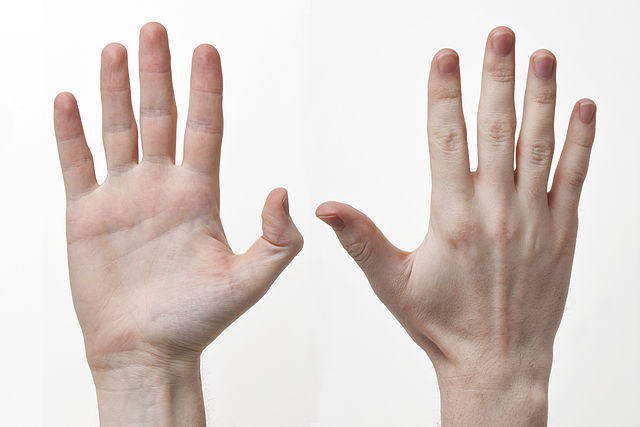
#> input picture Kodlar/hand.jpg, 640 x 427 px
$ python h4_2_esikleme.py
#> lines starting #> are read from the running program, lines starting #| are printed output that depends on the picture; after the words box and inside, x2 and y2 are one past the last pixel; in counts of white or black regions, pixels touching at a corner belong together
# eşikleme
import cv2
import numpy as np
from matplotlib import pyplot as plt
image1 = cv2.imread('hand.jpg')
#> image1 is the input picture: shape (427, 640, 3); mean B, G, R 201.5, 206.4, 218.3
img = cv2.cvtColor(image1, cv2.COLOR_BGR2GRAY)
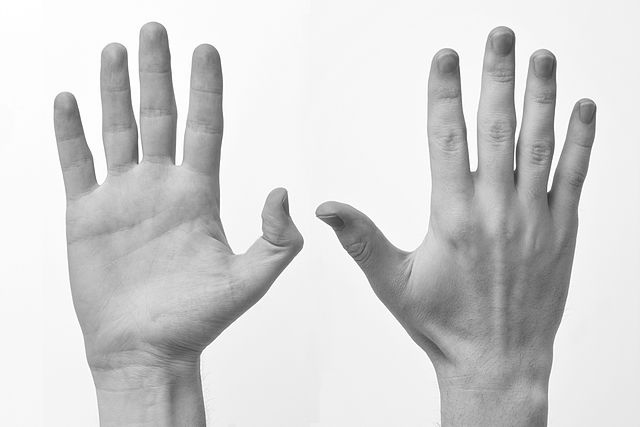
#> img: shape (427, 640); min 47, max 255, mean 209.4
ret, thresh1 = cv2.threshold(img, 140, 255, cv2.THRESH_BINARY)
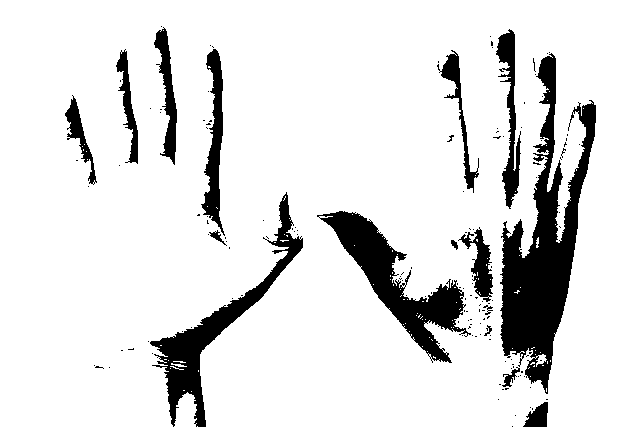
#> thresh1: shape (427, 640); 87.7% white; 148 black regions (132 under 20 px), largest, box (x1, y1, x2, y2) and area: (500, 53, 596, 394) 12241, (317, 211, 471, 363) 6347, (150, 192, 303, 427) 5353
ret, thresh2 = cv2.threshold(img, 140, 255, cv2.THRESH_BINARY_INV)
ret, thresh3 = cv2.threshold(img, 140, 255, cv2.THRESH_TRUNC)
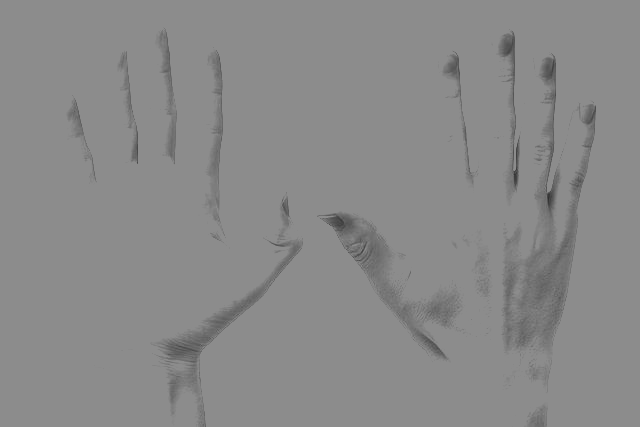
#> thresh3: shape (427, 640); min 47, max 140, mean 137.7
ret, thresh4 = cv2.threshold(img, 140, 255, cv2.THRESH_TOZERO)
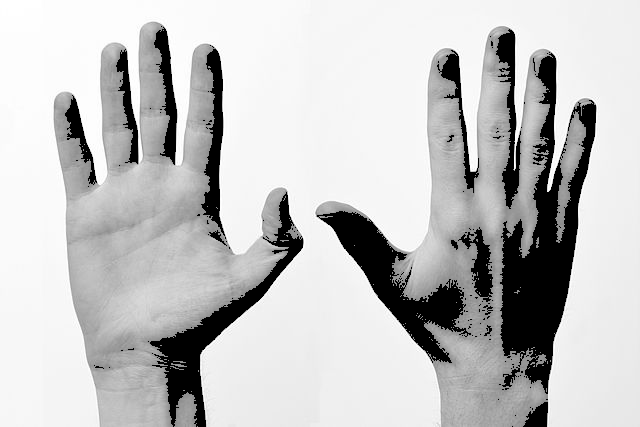
#> thresh4: shape (427, 640); min 0, max 255, mean 194.6
ret, thresh5 = cv2.threshold(img, 140, 255, cv2.THRESH_TOZERO_INV)
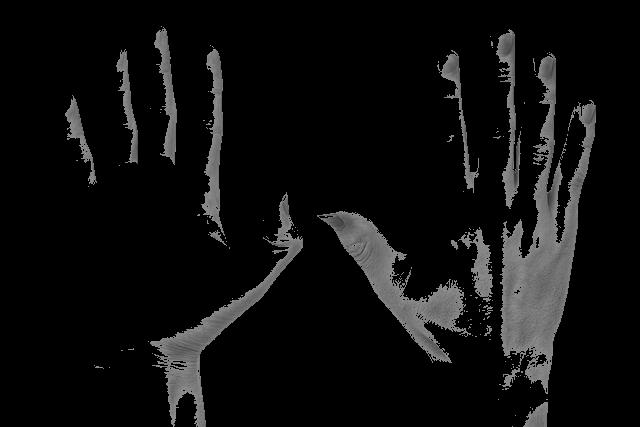
#> thresh5: shape (427, 640); min 0, max 140, mean 14.9

cv2.imshow('Binary Threshold', thresh1)
cv2.imshow('Binary Threshold Inverted', thresh2)
cv2.imshow('Truncated Threshold', thresh3)
cv2.imshow('Set to 0', thresh4)
cv2.imshow('Set to 0 Inverted', thresh5)
cv2.waitKey()
# #Belirli aralıklar arası manuel eşikleme
# myResult = cv2.inRange(img, 100, 130)
# cv2.imshow("esikleme",myResult) # cv2.waitKey()

$ run again, with Kodlar/gamma_transformed0.5.jpg copied over Kodlar/hand.jpg
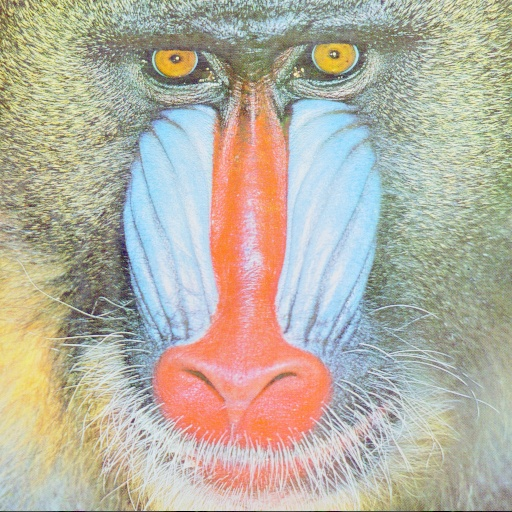
#> input picture Kodlar/gamma_transformed0.5.jpg, 512 x 512 px
#> image1 is the input picture: shape (512, 512, 3); mean B, G, R 162.6, 177.2, 182.5
#> `ret, thresh1 = cv2.threshold(img, 140, 255, cv2.THRESH_BINARY)`:
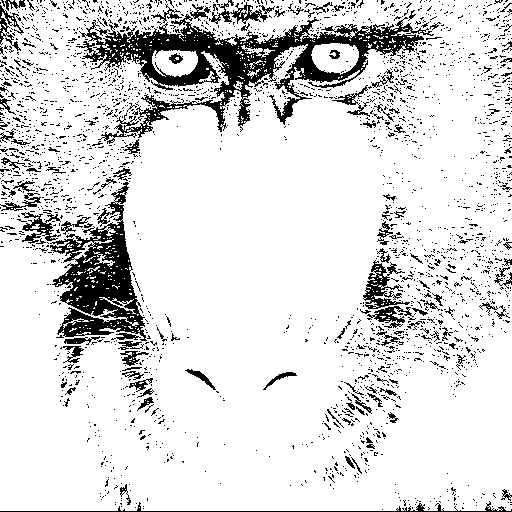
#> thresh1: shape (512, 512); 86.3% white; 2692 black regions (2562 under 20 px), largest, box (x1, y1, x2, y2) and area: (76, 14, 434, 144) 11949, (50, 182, 147, 341) 6324, (363, 260, 410, 309) 858
#> `ret, thresh5 = cv2.threshold(img, 140, 255, cv2.THRESH_TOZERO_INV)`:
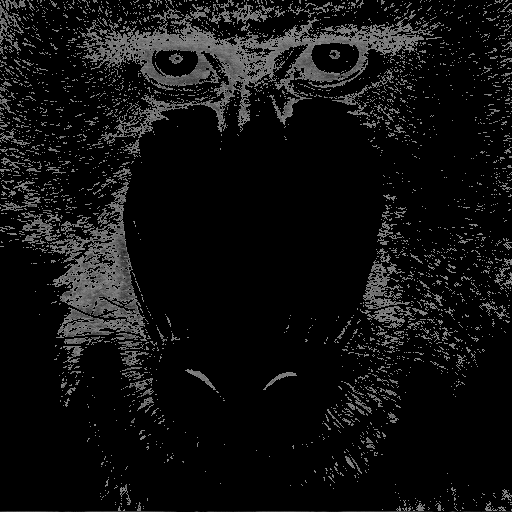
#> thresh5: shape (512, 512); min 0, max 140, mean 16.3
